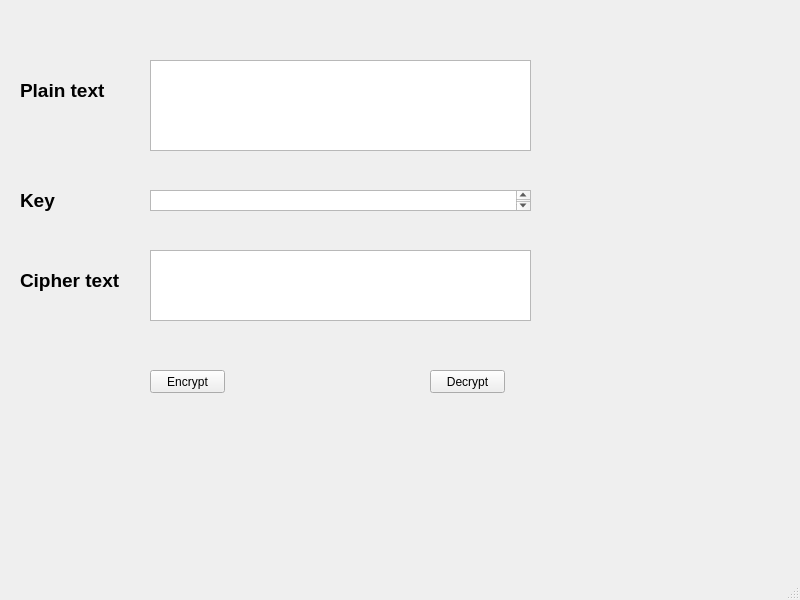
<?xml version="1.0" encoding="UTF-8"?>
<ui version="4.0">
 <class>MainWindow</class>
 <widget class="QMainWindow" name="MainWindow">
  <property name="geometry">
   <rect>
    <x>0</x>
    <y>0</y>
    <width>800</width>
    <height>600</height>
   </rect>
  </property>
  <property name="windowTitle">
   <string>MainWindow</string>
  </property>
  <widget class="QWidget" name="centralwidget">
   <widget class="QPushButton" name="btn_encrypt">
    <property name="geometry">
     <rect>
      <x>150</x>
      <y>370</y>
      <width>75</width>
      <height>23</height>
     </rect>
    </property>
    <property name="text">
     <string>Encrypt</string>
    </property>
   </widget>
   <widget class="QPushButton" name="btn_decrypt">
    <property name="geometry">
     <rect>
      <x>430</x>
      <y>370</y>
      <width>75</width>
      <height>23</height>
     </rect>
    </property>
    <property name="text">
     <string>Decrypt</string>
    </property>
   </widget>
   <widget class="QPlainTextEdit" name="txt_plain_text">
    <property name="geometry">
     <rect>
      <x>150</x>
      <y>60</y>
      <width>381</width>
      <height>91</height>
     </rect>
    </property>
   </widget>
   <widget class="QPlainTextEdit" name="txt_cipher_text">
    <property name="geometry">
     <rect>
      <x>150</x>
      <y>250</y>
      <width>381</width>
      <height>71</height>
     </rect>
    </property>
   </widget>
   <widget class="QTextEdit" name="txt_key">
    <property name="geometry">
     <rect>
      <x>150</x>
      <y>190</y>
      <width>381</width>
      <height>21</height>
     </rect>
    </property>
   </widget>
   <widget class="QLabel" name="label_3">
    <property name="geometry">
     <rect>
      <x>20</x>
      <y>270</y>
      <width>111</width>
      <height>21</height>
     </rect>
    </property>
    <property name="font">
     <font>
      <pointsize>14</pointsize>
      <weight>75</weight>
      <bold>true</bold>
     </font>
    </property>
    <property name="text">
     <string>Cipher text</string>
    </property>
   </widget>
   <widget class="QLabel" name="label_4">
    <property name="geometry">
     <rect>
      <x>20</x>
      <y>190</y>
      <width>111</width>
      <height>21</height>
     </rect>
    </property>
    <property name="font">
     <font>
      <pointsize>14</pointsize>
      <weight>75</weight>
      <bold>true</bold>
     </font>
    </property>
    <property name="text">
     <string>Key</string>
    </property>
   </widget>
   <widget class="QLabel" name="label_5">
    <property name="geometry">
     <rect>
      <x>20</x>
      <y>80</y>
      <width>111</width>
      <height>21</height>
     </rect>
    </property>
    <property name="font">
     <font>
      <pointsize>14</pointsize>
      <weight>75</weight>
      <bold>true</bold>
     </font>
    </property>
    <property name="text">
     <string>Plain text</string>
    </property>
   </widget>
  </widget>
  <widget class="QMenuBar" name="menubar">
   <property name="geometry">
    <rect>
     <x>0</x>
     <y>0</y>
     <width>800</width>
     <height>21</height>
    </rect>
   </property>
  </widget>
  <widget class="QStatusBar" name="statusbar"/>
 </widget>
 <resources/>
 <connections/>
</ui>
